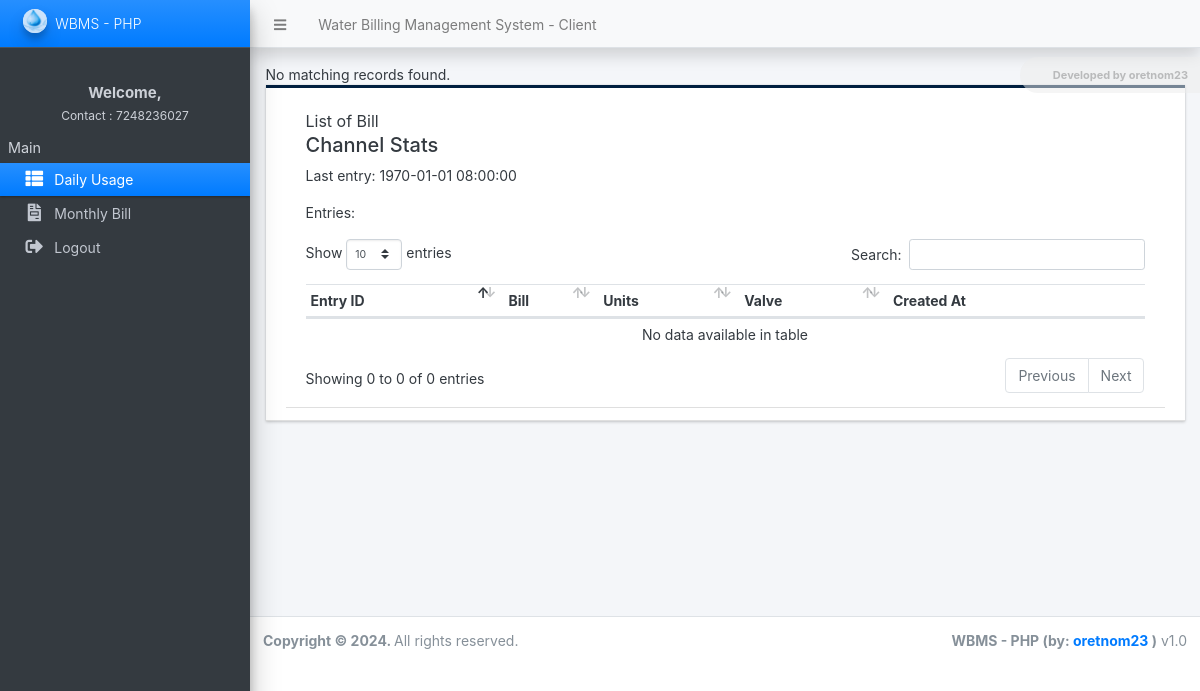
The app's page /admin/clienthome.php?phone_number=7248236027, older data.
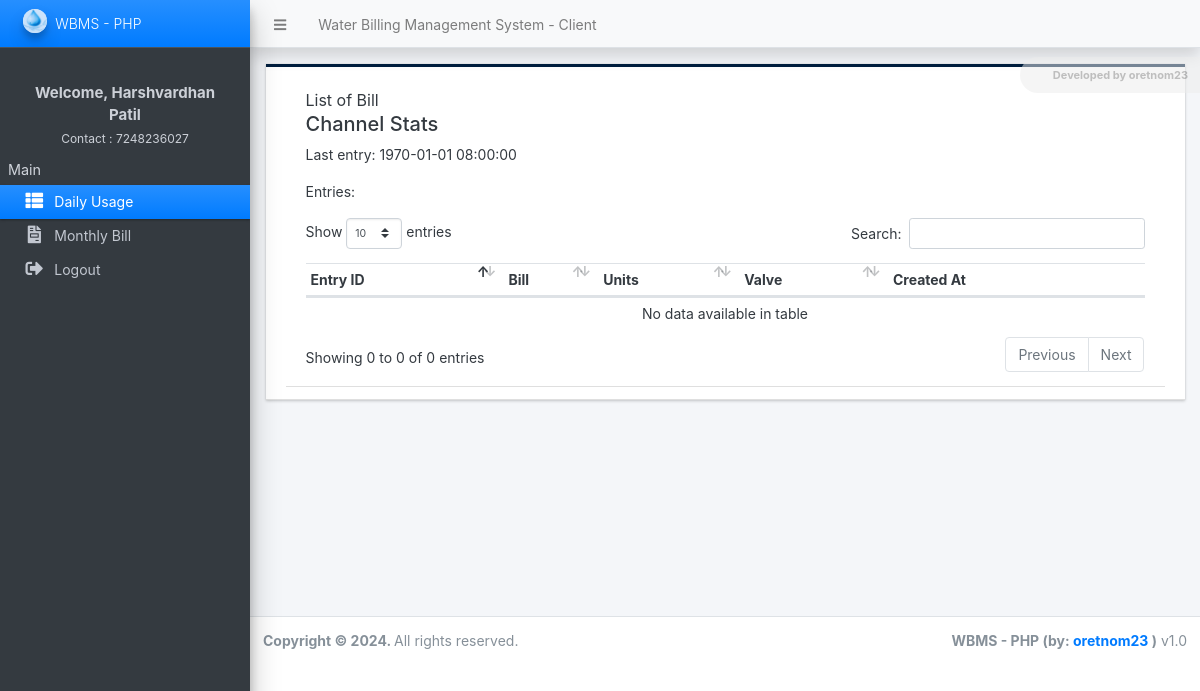
The same page, newer data.
### tables this page shows
CREATE TABLE `client_list` (
  `id` int(30) NOT NULL,
  `code` varchar(100) NOT NULL,
  `category_id` int(30) NOT NULL,
  `firstname` text NOT NULL,
  `middlename` text DEFAULT NULL,
  `lastname` text NOT NULL,
  `contact` text NOT NULL,
  `address` text NOT NULL,
  `meter_code` varchar(100) NOT NULL,
  `first_reading` float(12,2) NOT NULL,
  `status` tinyint(1) NOT NULL DEFAULT 1,
  `delete_flag` tinyint(1) NOT NULL DEFAULT 0,
  `date_created` datetime NOT NULL DEFAULT current_timestamp(),
  `date_updated` datetime NOT NULL DEFAULT current_timestamp() ON UPDATE current_timestamp()
);

### admin/clientbillings/index.php (the view, shortened to what the changed rows need)
<?php
if(isset($_GET['phone_number'])) {
    $phone_number = $_GET['phone_number'];
} else {
    header("Location: error404.php");
    exit;
}
?>
<?php
$contact = $conn->real_escape_string($phone_number);
$sql = "SELECT firstname, lastname FROM client_list WHERE contact = '$contact'";
$result = $conn->query($sql);
if ($result) {
    $row = $result->fetch_assoc();
    if ($row) {
        $firstname = $row['firstname'];
        $lastname = $row['lastname'];
        $fullname = $firstname . " " . $lastname;
    } else {
        echo "No matching records found.";
    }
} else {
    echo "Error executing query: " . $conn->error;
}
?>
<nav class="main-header navbar navbar-expand navbar-light shadow text-sm">
        <ul class="navbar-nav">
          <li class="nav-item">
          <a class="nav-link" data-widget="pushmenu" href="#" role="button"><i class="fas fa-bars"></i></a>
          </li>
          <li class="nav-item d-none d-sm-inline-block">
            <a href="http://localhost/entc_wbms/admin/clientlogin.php" class="nav-link">Water Billing Management System - Client</a>
          </li>
        </ul>
      </nav>
<aside class="main-sidebar sidebar-dark-primary elevation-4 sidebar-no-expand">
        <a href="http://localhost/entc_wbms/admin" class="brand-link bg-gradient-primary text-sm">
        <img src="http://localhost/entc_wbms/uploads/logo.png?v=1651282049" alt="Store Logo" class="brand-image img-circle elevation-3 bg-gradient-light" style="opacity: .8;width: 1.5rem;height: 1.5rem;max-height: unset">
        <span class="brand-text font-weight-light">WBMS - PHP</span>
        </a>
        <div class="sidebar os-host os-theme-light os-host-overflow os-host-overflow-y os-host-resize-disabled os-host-transition os-host-scrollbar-horizontal-hidden">
          <div class="os-content-glue" style="margin: 0px -8px; width: 249px; height: 646px;"></div>
          <div class="os-padding">
            <div class="os-viewport os-viewport-native-scrollbars-invisible" style="overflow-y: scroll;">
              <div class="os-content" style="padding: 0px 8px; height: 100%; width: 100%;">
                <nav class="mt-4">
                  <div class="clientname brand-text" style="color:#ccd0d7; text-align:center; padding:10px; font-size:15px; font-weight:bold;">
                    Welcome, <?php echo $fullname; ?>
                  <br><small>Contact : <?php echo $contact; ?></small>
                  </div>
                   <ul class="nav nav-pills nav-sidebar flex-column text-sm nav-compact nav-flat nav-child-indent nav-collapse-hide-child" data-widget="treeview" role="menu" data-accordion="false">
                    <li class="nav-header">Main</li>
                    <li class="nav-item dropdown">
                      <a href="http://localhost/entc_wbms/admin/?page=clientbillings&phone_number=<?php echo urlencode($phone_number); ?>" class="nav-link nav-clients active bg-gradient-primary">
					  <i class="nav-icon fas fa-th-list"></i>
                        <p>
                          Daily Usage
                        </p>
                      </a>
                    </li>
                    <li class="nav-item dropdown">
                      <a href="http://localhost/entc_wbms/admin/?page=monthlybill&phone_number=<?php echo urlencode($phone_number); ?>" class="nav-link nav-billings ">
                        <i class="nav-icon fas fa-file-invoice"></i>
                        <p>
                          Monthly Bill
                        </p>
                      </a>
                    </li>
                    <li class="nav-item dropdown">
                      <a href="http://localhost/entc_wbms/admin/clientlogin.php"  class="nav-link nav-billings ">
                      <i class="nav-icon fas fa-sign-out-alt"></i>
                        <p>
                          Logout
                        </p>
                      </a>
                    </li>
                                      </ul>
                </nav>
              </div>
            </div>
          </div>
        </div>
      </aside>
<div class="card card-outline rounded-0 card-navy">
	<div class="card-header">
		<div class="card-header">
			<h3 class="card-title">List of Bill</h3>
			<div id="dataContainer">
				<?php
				function getLastEntriesWithDay30($feeds)
				{
					$lastEntriesByMonth = array();
					return $lastEntriesByMonth;
				}
				function fetchData()
				{
					$channelID = '2416103';
					$apiKey = '9Y9MIRGXAAE1BY94';
					$feedUrl = "https://api.thingspeak.com/channels/{$channelID}/feeds.json?api_key={$apiKey}";
					$response = file_get_contents($feedUrl);
					$data = json_decode($response, true);
					$lastEntriesWithDay30 = getLastEntriesWithDay30($data['feeds']);
					$vsy = calculateWaterCost($lastEntriesWithDay30['01']['field2']);
					echo "<script>";
					echo "console.log(`total data`);";
					echo "console.log(" . json_encode($data) . ");";
					echo "console.log('Last entries with day 30 for each month: ');";
					echo "console.log(" . json_encode($lastEntriesWithDay30) . ");";
					echo "console.log(`its charges`);";
					echo "console.log(" . json_encode($vsy) . ");";
					echo "</script>";
					displayStats($data['channel'], $data['feeds']);
				}
				function displayStats($channelData, $feeds)
				{
					echo "
      <div>
	  <br>
        <h5>Channel Stats</h5>
        <p>Last entry: " . date('Y-m-d H:i:s', strtotime($channelData['updated_at'])) . "</p>
        <p>Entries: {$channelData['last_entry_id']}</p>
      </div>
    ";
					echo "
      <table class='table mt-4'>
        <thead>
          <tr>
            <th>Entry ID</th>
            <th>Bill</th>
            <th>Units</th>
            <th>Valve</th>
            <th>Created At</th>
          </tr>
        </thead>
        <tbody>
    ";
					echo "
        </tbody>
      </table>
    ";
				}
				function calculateWaterCost($field2Value)
{
    $waterConsumption = floatval($field2Value);
    $waterCost = $waterConsumption * 0.10;
    return $waterCost;
}
				fetchData();
				?>
			</div>
		</div>
	</div>
</div>

Row changes from the older to the newer data that the page shows:
added client_list: fullname "Harshvardhan Patil"
Text that changed along with them:
text no longer shown: "No matching records found."
